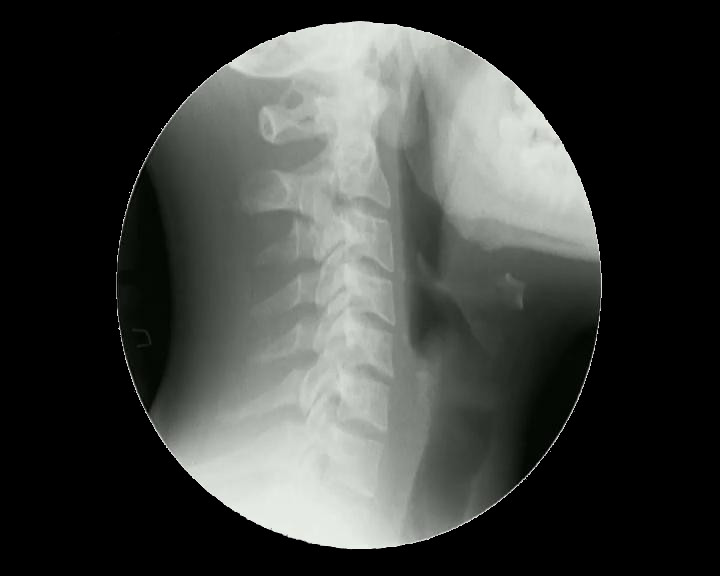
#> input picture PHD/Algorithm_Block_Out/pythonStuffPHD/ASMWeightedMatrixTest/test/CannyDetection/grey_image_1.jpg, 720 x 576 px
$ python canny.py
#> lines starting #> are read from the running program, lines starting #| are printed output that depends on the picture; after the words box and inside, x2 and y2 are one past the last pixel; in counts of white or black regions, pixels touching at a corner belong together


import cv2
import numpy as np
'''
# Load the image
img = cv2.imread("grey_image_1.jpg")

# Split out each channel
blue, green, red = cv2.split(img)

def medianCanny(img, thresh1, thresh2):
    median = numpy.median(img)
    img = cv2.Canny(img, int(thresh1 * median), int(thresh2 * median))
    return img

# Run canny edge detection on each channel
blue_edges = medianCanny(blue, 0.0, 0.1)
green_edges = medianCanny(green, 0.0, 0.1)
red_edges = medianCanny(red, 0.0, 0.1)

# Join edges back into image
edges = blue_edges | green_edges | red_edges

# Find the contours
contours,hierarchy = cv2.findContours(edges, cv2.RETR_TREE,cv2.CHAIN_APPROX_SIMPLE)

hierarchy = hierarchy[0] # get the actual inner list of hierarchy descriptions

# For each contour, find the bounding rectangle and draw it
for component in zip(contours, hierarchy):
    currentContour = component[0]
    currentHierarchy = component[1]
    x,y,w,h = cv2.boundingRect(currentContour)
    if currentHierarchy[2] < 0:
        # these are the innermost child components
        cv2.rectangle(img,(x,y),(x+w,y+h),(0,0,255),3)
    elif currentHierarchy[3] < 0:
        # these are the outermost parent components
        cv2.rectangle(img,(x,y),(x+w,y+h),(0,255,0),3)

# Finally show the image
cv2.imshow('img',img)
cv2.waitKey(0)
cv2.destroyAllWindows()
'''


'''
def create_graph(vertex, color):
    for g in range(0, len(vertex)-1):
        for y in range(0, len(vertex[0][0])-1):
            cv2.circle(newimg, (vertex[g][0][y], vertex[g][0][y+1]), 3, (255,255,255), -1)
            cv2.line(newimg, (vertex[g][0][y], vertex[g][0][y+1]), (vertex[g+1][0][y], vertex[g+1][0][y+1]), color, 2)
    cv2.line(newimg, (vertex[len(vertex)-1][0][0], vertex[len(vertex)-1][0][1]), (vertex[0][0][0], vertex[0][0][1]), color, 2)


img = cv2.imread('grey_image_1.jpg')
gray = cv2.cvtColor(img, cv2.COLOR_BGR2GRAY)

#Remove of noise, if any
kernel = np.ones((2, 2),np.uint8)
erosion = cv2.erode(gray, kernel, iterations = 1)

#Create a new image of the same size of the starting image
height, width = gray.shape
newimg = np.zeros((height, width, 3), np.uint8)

#Canny edge detector
thresh = 30
edges = cv2.Canny(erosion, thresh, thresh*2)


contours,hierarchy = cv2.findContours(edges, cv2.RETR_EXTERNAL, cv2.CHAIN_APPROX_SIMPLE)
#print contours
for b,cnt in enumerate(contours):
    if hierarchy[0,b,3] == -1:
       approx = cv2.approxPolyDP(cnt,0.015*cv2.arcLength(cnt,True), True)
       clr = (255, 0, 0)
       create_graph(approx, clr) #function for drawing the found contours in the new img
cv2.imwrite('starg.jpg', newimg)
'''


'''
import cv2
import numpy as np
from matplotlib import pyplot as plt

img = cv2.imread('grey_image_1.jpg',0)
img2 = img.copy()
template = cv2.imread('template.jpg',0)
w, h = template.shape[::-1]

# All the 6 methods for comparison in a list
methods = ['cv2.TM_CCOEFF', 'cv2.TM_CCOEFF_NORMED', 'cv2.TM_CCORR',
             'cv2.TM_CCORR_NORMED', 'cv2.TM_SQDIFF', 'cv2.TM_SQDIFF_NORMED']

for meth in methods:
 img = img2.copy()
 method = eval(meth)

 # Apply template Matching
 res = cv2.matchTemplate(img,template,method)
 min_val, max_val, min_loc, max_loc = cv2.minMaxLoc(res)

# If the method is TM_SQDIFF or TM_SQDIFF_NORMED, take minimum
 if method in [cv2.TM_SQDIFF, cv2.TM_SQDIFF_NORMED]:
     top_left = min_loc
 else:
     top_left = max_loc
 bottom_right = (top_left[0] + w, top_left[1] + h)

 cv2.rectangle(img,top_left, bottom_right, 255, 2)

 plt.subplot(121),plt.imshow(res,cmap = 'gray')
 plt.title('Matching Result'), plt.xticks([]), plt.yticks([])
 plt.subplot(122),plt.imshow(img,cmap = 'gray')
 plt.title('Detected Point'), plt.xticks([]), plt.yticks([])
 plt.suptitle(meth)

 plt.show()
'''


'''
(*)~----------------------------------------------------------------------------------
 Pupil - eye tracking platform
 Copyright (C) 2012-2014  Pupil Labs

 Distributed under the terms of the CC BY-NC-SA License.
 License details are in the file license.txt, distributed as part of this software.
----------------------------------------------------------------------------------~(*)
'''


import numpy as np
import cv2


''' file name : canny.py
Description : This sample shows how to find edges using canny edge detection
This is Python version of this tutorial : http://opencv.itseez.com/doc/tutorials/imgproc/imgtrans/canny_detector/canny_detector.html
Level : Beginner
Benefits : Learn to apply canny edge detection to images.
Usage : python canny.py
Written by : Abid K. (abidrahman2@gmail.com) , Visit opencvpython.blogspot.com for more tutorials '''


import cv2
import numpy as np

def CannyThreshold(lowThreshold):
    detected_edges = cv2.GaussianBlur(gray,(3,3),0)
    detected_edges = cv2.Canny(detected_edges,lowThreshold,lowThreshold*ratio,apertureSize = kernel_size)
    dst = cv2.bitwise_and(img,img,mask = detected_edges)  # just add some colours to edges from original image.
    cv2.imshow('canny demo',dst)

lowThreshold = 10
max_lowThreshold = 100
ratio = 5
kernel_size = 3

img = cv2.imread('grey_image_1.jpg')
#> img is the input picture: shape (576, 720, 3); mean B, G, R 60.6, 63.5, 61.1
gray = cv2.cvtColor(img,cv2.COLOR_BGR2GRAY)

cv2.namedWindow('canny demo')

cv2.createTrackbar('Min threshold','canny demo',lowThreshold, max_lowThreshold, CannyThreshold)

CannyThreshold(0)  # initialization
#> in CannyThreshold, `detected_edges = cv2.Canny(detected_edges,lowThreshold,lowThreshold*ra..`:
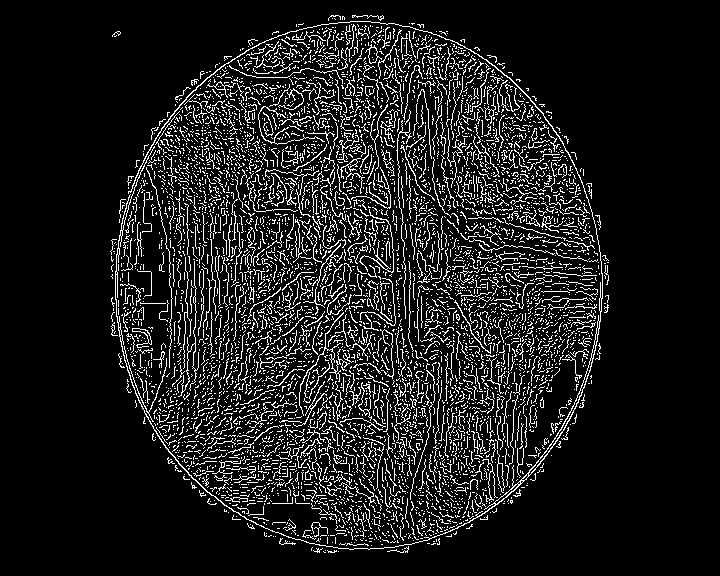
#> detected_edges: shape (576, 720); 11% white in thin lines or dots, all inside (x1, y1, x2, y2) = (110, 15, 609, 553)
#> in CannyThreshold, `dst = cv2.bitwise_and(img,img,mask = detected_edges)`:
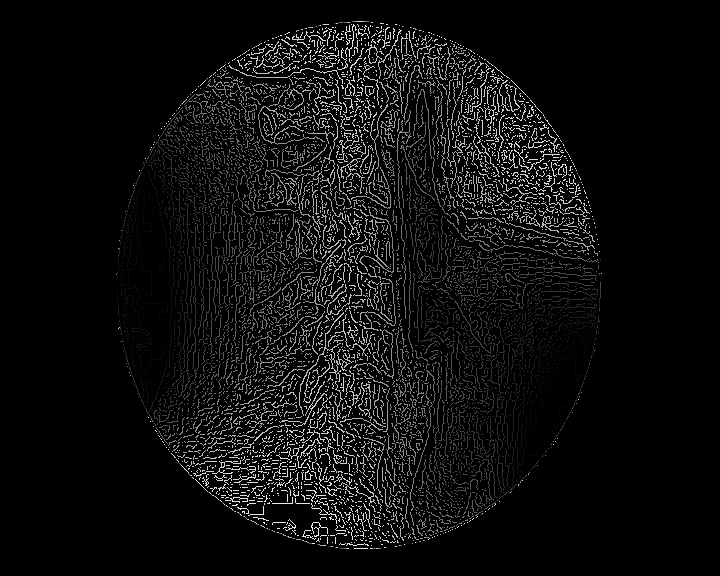
#> dst: shape (576, 720, 3); mean B, G, R 13.3, 13.9, 13.4
if cv2.waitKey(0) == 27:
#> call 2 of CannyThreshold, with lowThreshold = 10
#> in CannyThreshold (call 2), `detected_edges = cv2.Canny(detected_edges,lowThreshold,lowThreshold*ra..`:
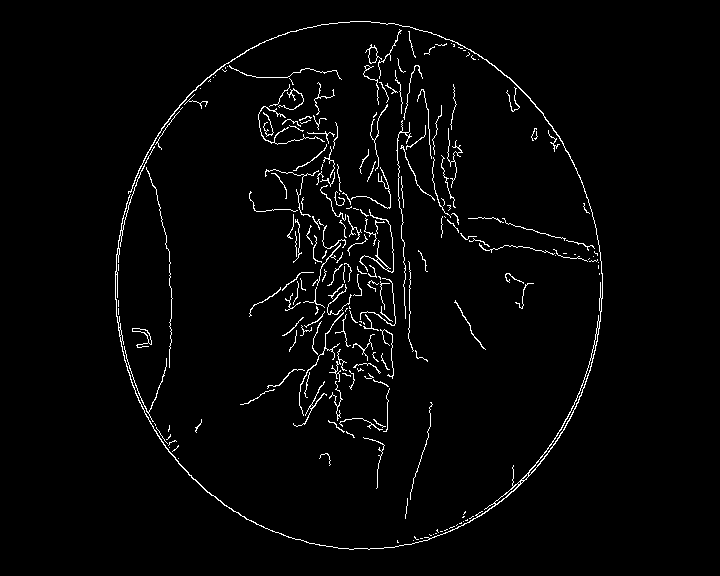
#> detected_edges: shape (576, 720); 2.5% white in thin lines or dots, all inside (x1, y1, x2, y2) = (115, 21, 603, 550)
#> in CannyThreshold (call 2), `dst = cv2.bitwise_and(img,img,mask = detected_edges)`:
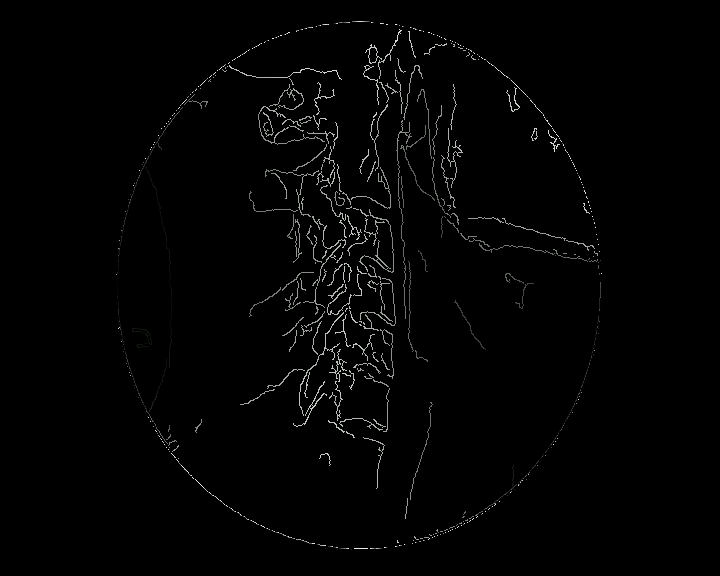
#> dst: shape (576, 720, 3); mean B, G, R 3, 3.2, 3.1
#> (key Esc is pressed here)
    cv2.destroyAllWindows()


'''
img = cv2.imread("grey_image_1.jpg")
hsv = cv2.cvtColor(img,cv2.COLOR_BGR2HSV);
lower_hand = np.array([20,20,20])
upper_hand = np.array([40,40,40])

mask = cv2.inRange(hsv, lower_hand, upper_hand)

res = cv2.bitwise_and(img, img, mask=mask)

#"derp" wasn't needed in my code tho..
contours,hierarchy = cv2.findContours(mask,cv2.RETR_TREE,cv2.CHAIN_APPROX_SIMPLE)
for cnt in contours:
    hull = cv2.convexHull(cnt)
    cv2.drawContours(img,[cnt],0,(0,255,0),2)
    cv2.drawContours(img,[hull],0,(0,0,255),2)

cv2.imshow('image',img)
cv2.waitKey(0)
cv2.destroyAllWindows()
'''
